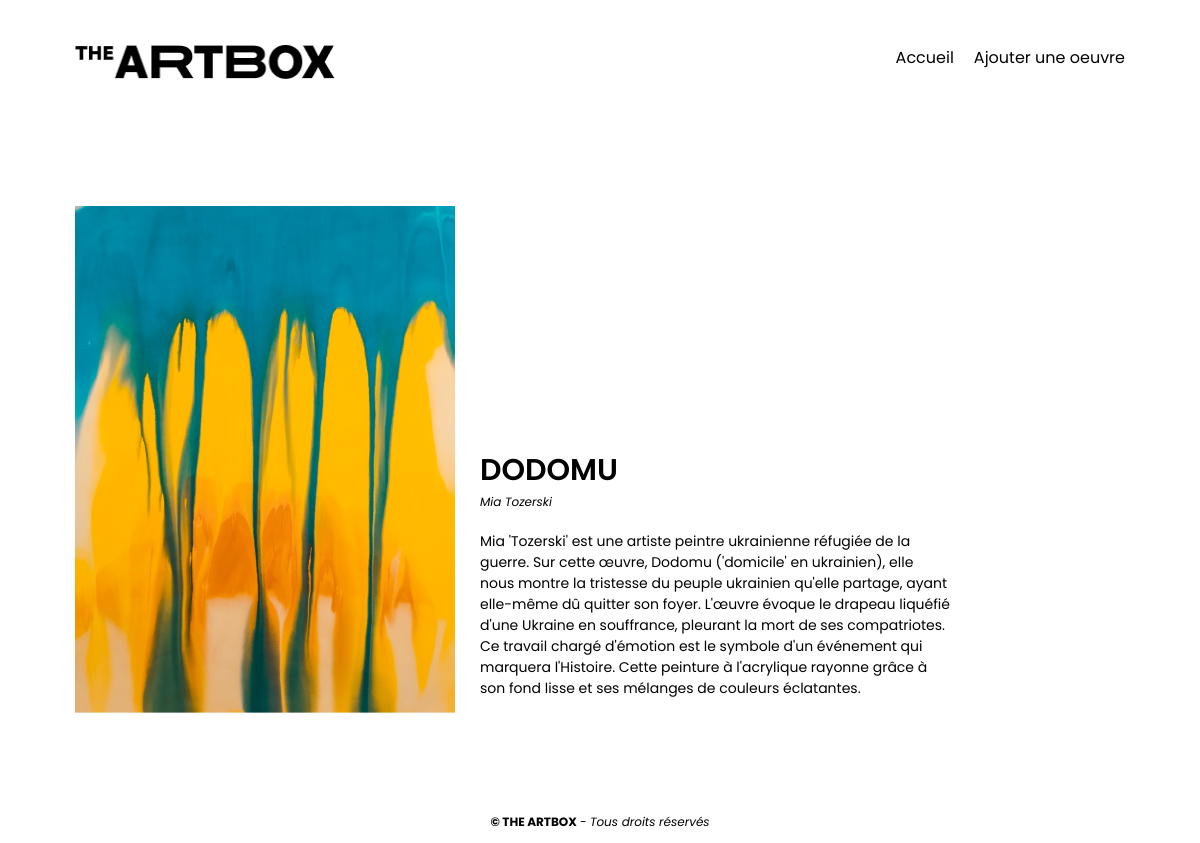
The page /oeuvre.php?id=1 on the database its author committed.
### tables this page shows
CREATE TABLE IF NOT EXISTS `oeuvres` 
(
    `id` INT NOT NULL AUTO_INCREMENT COMMENT 'Identifiant unique de l\'oeuvre' , 
    `titre` VARCHAR(256) NOT NULL COMMENT 'Titre de l\'oeuvre' , 
    `artiste` VARCHAR(128) NOT NULL COMMENT 'Nom de l\'artiste' , 
    `description` TEXT NOT NULL COMMENT 'Description de l\'oeuvre' , 
    `image` VARCHAR(256) NOT NULL COMMENT 'Chemin local vers l\'image de l\'oeuvre' , 
    PRIMARY KEY (`id`)
);

### oeuvre.php (the view, shortened to what this page needs)
<?php
require_once ('./config/config.php');
include 'header.php';
$id = filter_var($_GET['id'], FILTER_VALIDATE_INT);
$pdo = dbconnect($dbConfig);
$stmt = $pdo->prepare("SELECT id, titre, artiste, description, image FROM oeuvres WHERE id = :id");
$stmt->execute(['id' => $id]);
$oeuvreTrouvee = $stmt->fetch();
?>
<article id="detail-oeuvre">
    <div id="img-oeuvre">
        <img src="<?php echo htmlspecialchars($oeuvreTrouvee['image']); ?>" alt="<?php echo htmlspecialchars($oeuvreTrouvee['titre']); ?>">
    </div>
    <div id="contenu-oeuvre">
        <h1><?php echo htmlspecialchars($oeuvreTrouvee['titre']); ?></h1>
        <p class="description"><?php echo htmlspecialchars($oeuvreTrouvee['artiste']); ?></p>
        <p class="description-complete">
            <?php echo htmlspecialchars($oeuvreTrouvee['description']); ?>
        </p>
    </div>
</article>
<?php include 'footer.php'; ?>

### css/style.css (style rules this page uses)
html, body { margin: 0; }
* { box-sizing: border-box; font-family: "Poppins", sans-serif; }
.oeuvre h2, #detail-oeuvre h1 { text-transform: uppercase; margin-top: 0; margin-bottom: 0; font-weight: 600; font-size: 30px; }
.oeuvre .description, #detail-oeuvre .description { font-style: italic; margin-top: 0; font-size: 12px; margin-bottom: 20px; }
#detail-oeuvre { display: flex; flex-wrap: wrap; align-items: end; margin-bottom: 100px; margin-top: 75px; font-size: 14px; padding: 0 15px; }
#img-oeuvre { margin-right: 25px; }
#img-oeuvre img { max-width: 470px; margin: auto; display: block; }
#contenu-oeuvre { max-width: 470px; }

### rows shown on the page
oeuvres: image (picture), titre "DODOMU", artiste "Mia Tozerski", description "Mia 'Tozerski' est une artiste peintre ukrainienne réfugiée de la guerre. Sur cette œuvre, Dodomu ('domicile' en ukrainien), elle nous montre la tristesse du peuple ukrainien qu'elle partage, ayant elle-même dû quitter son foyer. L'œuvre évoque le drapeau liquéfié d'une Ukraine en souffrance, pleurant la mort de ses compatriotes. Ce travail chargé d'émotion est le symbole d'un événement qui marquera l'Histoire. Cette peinture à l'acrylique rayonne grâce à son fond lisse et ses mélanges de couleurs éclatantes."
